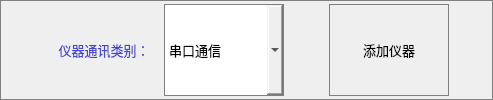
           <widget class="QFrame" name="frame">
            <property name="sizePolicy">
             <sizepolicy hsizetype="Preferred" vsizetype="Preferred">
              <horstretch>0</horstretch>
              <verstretch>0</verstretch>
             </sizepolicy>
            </property>
            <property name="maximumSize">
             <size>
              <width>16777215</width>
              <height>16777215</height>
             </size>
            </property>
            <property name="styleSheet">
             <string notr="true">border: 1px solid gray;</string>
            </property>
            <property name="frameShape">
             <enum>QFrame::StyledPanel</enum>
            </property>
            <property name="frameShadow">
             <enum>QFrame::Raised</enum>
            </property>
            <layout class="QHBoxLayout" name="horizontalLayout_5">
             <property name="spacing">
              <number>0</number>
             </property>
             <property name="leftMargin">
              <number>3</number>
             </property>
             <property name="topMargin">
              <number>3</number>
             </property>
             <property name="rightMargin">
              <number>3</number>
             </property>
             <property name="bottomMargin">
              <number>3</number>
             </property>
             <item>
              <spacer name="horizontalSpacer">
               <property name="orientation">
                <enum>Qt::Horizontal</enum>
               </property>
               <property name="sizeHint" stdset="0">
                <size>
                 <width>40</width>
                 <height>10</height>
                </size>
               </property>
              </spacer>
             </item>
             <item>
              <widget class="QLabel" name="label">
               <property name="minimumSize">
                <size>
                 <width>120</width>
                 <height>40</height>
                </size>
               </property>
               <property name="font">
                <font>
                 <family>微软雅黑</family>
                 <pointsize>10</pointsize>
                </font>
               </property>
               <property name="styleSheet">
                <string notr="true">color: rgba(0, 0, 200,180);
border:none;</string>
               </property>
               <property name="text">
                <string>仪器通讯类别：</string>
               </property>
               <property name="alignment">
                <set>Qt::AlignCenter</set>
               </property>
              </widget>
             </item>
             <item>
              <widget class="QComboBox" name="comboInstrument">
               <property name="sizePolicy">
                <sizepolicy hsizetype="Preferred" vsizetype="Preferred">
                 <horstretch>0</horstretch>
                 <verstretch>0</verstretch>
                </sizepolicy>
               </property>
               <property name="minimumSize">
                <size>
                 <width>120</width>
                 <height>40</height>
                </size>
               </property>
               <property name="maximumSize">
                <size>
                 <width>16777215</width>
                 <height>16777215</height>
                </size>
               </property>
               <property name="font">
                <font>
                 <family>微软雅黑</family>
                 <pointsize>10</pointsize>
                </font>
               </property>
               <item>
                <property name="text">
                 <string>串口通信</string>
                </property>
               </item>
               <item>
                <property name="text">
                 <string>TCP/IP通信</string>
                </property>
               </item>
              </widget>
             </item>
             <item>
              <spacer name="horizontalSpacer_7">
               <property name="orientation">
                <enum>Qt::Horizontal</enum>
               </property>
               <property name="sizeType">
                <enum>QSizePolicy::Fixed</enum>
               </property>
               <property name="sizeHint" stdset="0">
                <size>
                 <width>45</width>
                 <height>20</height>
                </size>
               </property>
              </spacer>
             </item>
             <item>
              <widget class="QPushButton" name="btnAdd">
               <property name="sizePolicy">
                <sizepolicy hsizetype="Preferred" vsizetype="Preferred">
                 <horstretch>0</horstretch>
                 <verstretch>0</verstretch>
                </sizepolicy>
               </property>
               <property name="minimumSize">
                <size>
                 <width>120</width>
                 <height>40</height>
                </size>
               </property>
               <property name="font">
                <font>
                 <family>微软雅黑</family>
                 <pointsize>10</pointsize>
                </font>
               </property>
               <property name="text">
                <string>添加仪器</string>
               </property>
               <property name="checkable">
                <bool>false</bool>
               </property>
              </widget>
             </item>
             <item>
              <spacer name="horizontalSpacer_2">
               <property name="orientation">
                <enum>Qt::Horizontal</enum>
               </property>
               <property name="sizeHint" stdset="0">
                <size>
                 <width>40</width>
                 <height>10</height>
                </size>
               </property>
              </spacer>
             </item>
            </layout>
           </widget>
